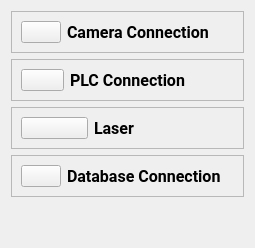
                 <widget class="QWidget" name="system_status_page">
                  <property name="styleSheet">
                   <string notr="true">LsystemStatusStyle</string>
                  </property>
                  <layout class="QVBoxLayout" name="verticalLayout_5">
                   <item>
                    <widget class="QFrame" name="camera_staus_frame">
                     <property name="frameShape">
                      <enum>QFrame::StyledPanel</enum>
                     </property>
                     <property name="frameShadow">
                      <enum>QFrame::Raised</enum>
                     </property>
                     <layout class="QHBoxLayout" name="horizontalLayout_5">
                      <item>
                       <widget class="QPushButton" name="camera_status_icon">
                        <property name="enabled">
                         <bool>true</bool>
                        </property>
                        <property name="sizePolicy">
                         <sizepolicy hsizetype="Preferred" vsizetype="Preferred">
                          <horstretch>0</horstretch>
                          <verstretch>0</verstretch>
                         </sizepolicy>
                        </property>
                        <property name="styleSheet">
                         <string notr="true">PstatusIconsStyle</string>
                        </property>
                        <property name="text">
                         <string/>
                        </property>
                        <property name="icon">
                         <iconset resource="assets/assets.qrc">
                          <normaloff>:/icons/icons/camera.png</normaloff>:/icons/icons/camera.png</iconset>
                        </property>
                        <property name="iconSize">
                         <size>
                          <width>50</width>
                          <height>50</height>
                         </size>
                        </property>
                       </widget>
                      </item>
                      <item>
                       <widget class="QLabel" name="camera_status_title">
                        <property name="font">
                         <font>
                          <family>Roboto</family>
                          <pointsize>12</pointsize>
                          <weight>75</weight>
                          <italic>false</italic>
                          <bold>true</bold>
                         </font>
                        </property>
                        <property name="styleSheet">
                         <string notr="true">PstatusTitlesStyle</string>
                        </property>
                        <property name="text">
                         <string>Camera Connection</string>
                        </property>
                        <property name="alignment">
                         <set>Qt::AlignLeading|Qt::AlignLeft|Qt::AlignVCenter</set>
                        </property>
                       </widget>
                      </item>
                      <item>
                       <widget class="QLabel" name="camera_status">
                        <property name="text">
                         <string/>
                        </property>
                        <property name="pixmap">
                         <pixmap resource="assets/assets.qrc">:/icons/icons/error_icon.png</pixmap>
                        </property>
                        <property name="alignment">
                         <set>Qt::AlignRight|Qt::AlignTrailing|Qt::AlignVCenter</set>
                        </property>
                       </widget>
                      </item>
                     </layout>
                    </widget>
                   </item>
                   <item>
                    <widget class="QFrame" name="plc_staus_frame">
                     <property name="frameShape">
                      <enum>QFrame::StyledPanel</enum>
                     </property>
                     <property name="frameShadow">
                      <enum>QFrame::Raised</enum>
                     </property>
                     <layout class="QHBoxLayout" name="horizontalLayout_4">
                      <item>
                       <widget class="QPushButton" name="plc_staus_icon">
                        <property name="sizePolicy">
                         <sizepolicy hsizetype="Preferred" vsizetype="Preferred">
                          <horstretch>0</horstretch>
                          <verstretch>0</verstretch>
                         </sizepolicy>
                        </property>
                        <property name="styleSheet">
                         <string notr="true">PstatusIconsStyle</string>
                        </property>
                        <property name="text">
                         <string/>
                        </property>
                        <property name="icon">
                         <iconset resource="assets/assets.qrc">
                          <normaloff>:/icons/icons/plc.png</normaloff>:/icons/icons/plc.png</iconset>
                        </property>
                        <property name="iconSize">
                         <size>
                          <width>50</width>
                          <height>50</height>
                         </size>
                        </property>
                       </widget>
                      </item>
                      <item>
                       <widget class="QLabel" name="plc_status_title">
                        <property name="font">
                         <font>
                          <family>Roboto</family>
                          <pointsize>12</pointsize>
                          <weight>75</weight>
                          <italic>false</italic>
                          <bold>true</bold>
                         </font>
                        </property>
                        <property name="styleSheet">
                         <string notr="true">PstatusTitlesStyle</string>
                        </property>
                        <property name="text">
                         <string>PLC Connection</string>
                        </property>
                        <property name="alignment">
                         <set>Qt::AlignLeading|Qt::AlignLeft|Qt::AlignVCenter</set>
                        </property>
                       </widget>
                      </item>
                      <item>
                       <widget class="QLabel" name="plc_staus">
                        <property name="text">
                         <string/>
                        </property>
                        <property name="pixmap">
                         <pixmap resource="assets/assets.qrc">:/icons/icons/success_icon.png</pixmap>
                        </property>
                        <property name="alignment">
                         <set>Qt::AlignRight|Qt::AlignTrailing|Qt::AlignVCenter</set>
                        </property>
                       </widget>
                      </item>
                     </layout>
                    </widget>
                   </item>
                   <item>
                    <widget class="QFrame" name="laser_status_frame">
                     <property name="frameShape">
                      <enum>QFrame::StyledPanel</enum>
                     </property>
                     <property name="frameShadow">
                      <enum>QFrame::Raised</enum>
                     </property>
                     <layout class="QHBoxLayout" name="horizontalLayout_3">
                      <item>
                       <widget class="QPushButton" name="laser_status_icon">
                        <property name="sizePolicy">
                         <sizepolicy hsizetype="Preferred" vsizetype="Preferred">
                          <horstretch>0</horstretch>
                          <verstretch>0</verstretch>
                         </sizepolicy>
                        </property>
                        <property name="styleSheet">
                         <string notr="true">PstatusIconsStyle</string>
                        </property>
                        <property name="text">
                         <string/>
                        </property>
                        <property name="icon">
                         <iconset resource="assets/assets.qrc">
                          <normaloff>:/icons/icons/laser.png</normaloff>:/icons/icons/laser.png</iconset>
                        </property>
                        <property name="iconSize">
                         <size>
                          <width>50</width>
                          <height>50</height>
                         </size>
                        </property>
                       </widget>
                      </item>
                      <item>
                       <widget class="QLabel" name="laser_status_title">
                        <property name="font">
                         <font>
                          <family>Roboto</family>
                          <pointsize>12</pointsize>
                          <weight>75</weight>
                          <italic>false</italic>
                          <bold>true</bold>
                         </font>
                        </property>
                        <property name="styleSheet">
                         <string notr="true">PstatusTitlesStyle</string>
                        </property>
                        <property name="text">
                         <string>Laser</string>
                        </property>
                        <property name="alignment">
                         <set>Qt::AlignLeading|Qt::AlignLeft|Qt::AlignVCenter</set>
                        </property>
                       </widget>
                      </item>
                      <item>
                       <widget class="QLabel" name="laser_status">
                        <property name="text">
                         <string/>
                        </property>
                        <property name="pixmap">
                         <pixmap resource="assets/assets.qrc">:/icons/icons/error_icon.png</pixmap>
                        </property>
                        <property name="alignment">
                         <set>Qt::AlignRight|Qt::AlignTrailing|Qt::AlignVCenter</set>
                        </property>
                       </widget>
                      </item>
                     </layout>
                    </widget>
                   </item>
                   <item>
                    <widget class="QFrame" name="database_staus_frame">
                     <property name="frameShape">
                      <enum>QFrame::StyledPanel</enum>
                     </property>
                     <property name="frameShadow">
                      <enum>QFrame::Raised</enum>
                     </property>
                     <layout class="QHBoxLayout" name="horizontalLayout_2">
                      <item>
                       <widget class="QPushButton" name="database_staus_icon">
                        <property name="sizePolicy">
                         <sizepolicy hsizetype="Preferred" vsizetype="Preferred">
                          <horstretch>0</horstretch>
                          <verstretch>0</verstretch>
                         </sizepolicy>
                        </property>
                        <property name="styleSheet">
                         <string notr="true">PstatusIconsStyle</string>
                        </property>
                        <property name="text">
                         <string/>
                        </property>
                        <property name="icon">
                         <iconset resource="assets/assets.qrc">
                          <normaloff>:/icons/icons/database.png</normaloff>:/icons/icons/database.png</iconset>
                        </property>
                        <property name="iconSize">
                         <size>
                          <width>50</width>
                          <height>50</height>
                         </size>
                        </property>
                       </widget>
                      </item>
                      <item>
                       <widget class="QLabel" name="database_status_title">
                        <property name="font">
                         <font>
                          <family>Roboto</family>
                          <pointsize>12</pointsize>
                          <weight>75</weight>
                          <italic>false</italic>
                          <bold>true</bold>
                         </font>
                        </property>
                        <property name="styleSheet">
                         <string notr="true">PstatusTitlesStyle</string>
                        </property>
                        <property name="text">
                         <string>Database Connection</string>
                        </property>
                        <property name="alignment">
                         <set>Qt::AlignLeading|Qt::AlignLeft|Qt::AlignVCenter</set>
                        </property>
                       </widget>
                      </item>
                      <item>
                       <widget class="QLabel" name="database_staus">
                        <property name="text">
                         <string/>
                        </property>
                        <property name="pixmap">
                         <pixmap resource="assets/assets.qrc">:/icons/icons/success_icon.png</pixmap>
                        </property>
                        <property name="alignment">
                         <set>Qt::AlignRight|Qt::AlignTrailing|Qt::AlignVCenter</set>
                        </property>
                       </widget>
                      </item>
                     </layout>
                    </widget>
                   </item>
                   <item>
                    <spacer name="verticalSpacer">
                     <property name="orientation">
                      <enum>Qt::Vertical</enum>
                     </property>
                     <property name="sizeHint" stdset="0">
                      <size>
                       <width>20</width>
                       <height>40</height>
                      </size>
                     </property>
                    </spacer>
                   </item>
                  </layout>
                 </widget>
